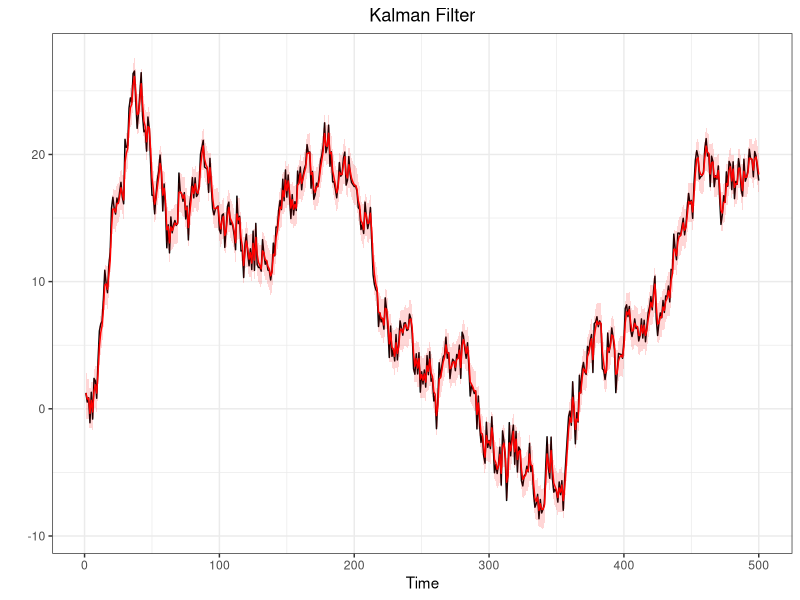

Write the R code that produced this figure. (Note: this script raises an error after producing the figure.)
#@@@@@@@@@@@@@@@@@@@@##
#SEQUENTIAL MONTECARLO#
#@@@@@@@@@@@@@@@@@@@@##
library(ggplot2)
q025=function(x){quantile(x,0.025)}
q975=function(x){quantile(x,0.975)}


#Generate a random walk plus noise
#---------------------------------
#n = sample dim
#sigma = obs noise variance
#tau = state noise variance
#x0 = init state

dlm.sim = function(n,sigma,tau,x0){
  x    = rep(0,n)  #state process
  y    = rep(0,n)  #obs process
  x[1] = rnorm(1,x0,tau)
  y[1] = rnorm(1,x[1],sigma)
  for (t in 2:n){
    x[t] = rnorm(1,x[t-1],tau)
    y[t] = rnorm(1,x[t],sigma)
  }
  return(list(x=x,y=y))
}

#Filtering, using data
#---------------------
#y = observed data

DLM = function(y,sigma2,tau2,m0,C0){
  n = length(y)
  m = rep(0,n)
  C = rep(0,n)
  for (t in 1:n){
    if (t==1){
      a = m0
      R = C0 + tau2
    }else{
      a = m[t-1]
      R = C[t-1] + tau2
    }
    A = R/(R+sigma2)
    m[t] = (1-A)*a + A*y[t]
    C[t] = A*sigma2
  }
  return(list(m=m,C=C))
}

#Generate a random walk plus noise
#---------------------------------
n=500
tau2=1
sigma2=1
sigma=sqrt(sigma2)
tau=sqrt(tau2)
x0=0

sim<-dlm.sim(n,sigma,tau,x0)
y<-sim$y
x<-sim$x

#Kalman Filter
#-------------
m0=0
C0=100
filtval<-DLM(y,sigma2,tau2,m0,C0)
m<-filtval$m
C<-filtval$C
Low = m + qnorm(0.025)*sqrt(C)
Up = m + qnorm(0.975)*sqrt(C)

#Put everything in a data frate (for ggplot)
timeframe<-c(1:length(y))
DLM.df<-data.frame(timeframe,y,x,m,C,Low,Up)

#Plots (observetions in black and filtered states in red)
ggplot(DLM.df,aes(x=timeframe))+
  geom_line(aes(y=y))+
  geom_line(aes(y=m),col="red")+
  geom_ribbon(aes(ymin = Low, ymax = Up),
              fill="red",alpha=0.16) +
  labs(x="Time",
       y="")+
  ggtitle("Kalman Filter")+
  theme_bw()+
  theme(plot.title = element_text(hjust = 0.5))

#Sequential Importance Sampling
#------------------------------
#This function produce sequential importance samples
#for Space state model that have linear gaussian state process
#y=data
#N=n°sample produced
#m0,c0,tau and sigma specified as above
#It returns xs,ws and ess which are respectively the filtered states
#the relative weight and the effective sample size for any period.

SISfun<-function(data,N,m0,C0,tau,sigma){
xs<-NULL
ws<-NULL
ess<-NULL
x  = rnorm(N,m0,sqrt(C0))
w  = rep(1/N,N)
for(t in 1:length(data)){
  x    = rnorm(N,x,tau)                   #sample from N(x_{0},tau)
  w    = w*dnorm(data[t],x,sigma)         #update weight
  wnorm= w/sum(w)                         #normalized weight
  ESS  = 1/sum(wnorm^2)                   #effective sample size
  draw = sample(x,size=N,replace=T,prob=wnorm)
  xs = rbind(xs,draw)
  ws = rbind(ws,wnorm)
  ess =rbind(ess,ESS)
}
return(list(xs=xs,ws=ws,ess=ess))
}
#Nota: il SIS così costruito (Chopin-Papastiliopoluos) 
#ha problemi con i pesi infatti wnorm dopo un po di iteraioni 
#è un vettore (0,0,...,0,1) dopodichè da errore

#post-estimation command: plot the filtered states
SISfilterplot<-function(data,sisfun){
  require(ggplot2)
  mx = apply(sisfun$xs,1,median)
  lx = apply(sisfun$xs,1,q025)
  ux = apply(sisfun$xs,1,q975)
  
  timeframe<-c(1:length(data))
  SIS.df<-data.frame(timeframe,data,mx,lx,ux)
  
  ggplot(SIS.df,aes(x=timeframe))+
    geom_line(aes(y=data))+
    geom_line(aes(y=mx),col="red")+
    geom_ribbon(aes(ymin = lx, ymax = ux),
                fill="red",alpha=0.16) +
    labs(x="Time",
         y="")+
    ggtitle("SIS filter")+
    theme_bw()+
    theme(plot.title = element_text(hjust = 0.5))
}



#Sequential Importance Sampling with Resampling
#----------------------------------------------
SISRfun<-function(data,N,m0,C0,tau,sigma){
ws  = NULL
xs  = NULL
ess = NULL
x   = rnorm(N,m0,sqrt(C0))
w   = rep(1/N,N)
n   = length(data)
for (t in 1:n){
  x1  = rnorm(N,x,tau)
  w   = dnorm(data[t],x1,sigma)
  w   = w/sum(w)
  ESS = 1/sum(w^2)
  x   = sample(x1,size=N,replace=T,prob=w)
  xs  = rbind(xs,x)
  ws  = rbind(ws,w/sum(w))
  ess = c(ess,ESS)
}
return(list(xs=xs,ws=ws,ess=ess))
}
#again a post estimation command
SISRfilterplot<-function(data,sisrfun){
  require(ggplot2)
  mx = apply(sisrfun$xs,1,median)
  lx = apply(sisrfun$xs,1,q025)
  ux = apply(sisrfun$xs,1,q975)
  
  timeframe<-c(1:length(data))
  SIS.df<-data.frame(timeframe,data,mx,lx,ux)
  
  ggplot(SIS.df,aes(x=timeframe))+
    geom_line(aes(y=data))+
    geom_line(aes(y=mx),col="red")+
    geom_ribbon(aes(ymin = lx, ymax = ux),
                fill="red",alpha=0.16) +
    labs(x="Time",
         y="")+
    ggtitle("SISR filter")+
    theme_bw()+
    theme(plot.title = element_text(hjust = 0.5))
}

#ESS-based Adaptive Resampling
#-----------------------------
g<-ESSARfun(y,1000,0,100,1,1)
s<-SISRfun(y,1000,0,100,1,1)
ESSARfun<-function(data,N,m0,C0,tau,sigma){
  xs<-NULL
  ws<-NULL
  ess<-NULL
  x  = rnorm(N,m0,sqrt(C0))
  w  = rep(1/N,N)
  wnorm= w/sum(w)
  ESS  = 1/sum(wnorm^2)  
  for(t in 1:length(data)){
   
     if(ESS<(N/2)){
      x  =  rnorm(N,draw,tau)
      w   = dnorm(data[t],x,sigma)
      wnorm= w/sum(w)
      draw   = sample(x,size=N,replace=T,prob=wnorm)
      xs = rbind(xs,draw)
    }else{
      x    = rnorm(N,x,tau) 
      w    = w*dnorm(data[t],x,sigma)
      wnorm= w/sum(w)
      draw = sample(x,size=N,replace=T,prob=wnorm)
      xs = rbind(xs,draw)}
    
    ESS  = 1/sum(wnorm^2)  
    ws = rbind(ws,wnorm)
    ess =rbind(ess,ESS)
  }
  return(list(xs=xs,ws=ws,ess=ess))
}

#ESS-based adaptive resampling specificato da libro Petris
#---------------------------------------------------------
BPFfun<-function(data,N,m0,C0,tau,sigma){
  xs<-NULL
  ws<-NULL
  ess<-NULL
  x  = rnorm(N,m0,sqrt(C0))
  w  = rep(1/N,N)
  for(t in 1:length(data)){
    
    x    = rnorm(N,x,tau) 
    w    = w*dnorm(data[t],x,sigma)
    wnorm= w/sum(w)
    ESS  = 1/sum(wnorm^2)  
    
    if(ESS<(N/2)){
      index<-sample(N,size=N,replace=T,prob=wnorm)
      x<-x[index]
      w<-rep(1/N,N)
      wnorm= w/sum(w)
    }else{}
    
    draw   = sample(x,size=N,replace=T,prob=wnorm)
      
    xs = rbind(xs,draw)
    ws = rbind(ws,wnorm)
    ess =rbind(ess,ESS)
  }
  return(list(xs=xs,ws=ws,ess=ess))
}

b<-BPFfun(y,1000,0,100,1,1)
Filterplot(y,b,title="")

#Auxiliary Particle Filter
#-------------------------
APFfun<-function(data,N,m0,C0,tau,sigma){
  ws  = NULL
  xs  = NULL
  ess = NULL
  x   = rnorm(N,m0,sqrt(C0))
  w   = rep(1/N,N)
  for (t in 1:n){
    w0  = dnorm(y[t],x,sigma)
    k   = sample(1:N,size=N,replace=TRUE,prob=w0)
    x1  = rnorm(N,x[k],tau)
    lw  = dnorm(y[t],x1,sigma,log=TRUE)-dnorm(y[t],x[k],sigma,log=TRUE)
    w   = exp(lw-max(lw))
    w   = w/sum(w)
    ESS = 1/sum(w^2)
    x   = sample(x1,size=N,replace=T,prob=w)
    xs  = rbind(xs,x)
    ws  = rbind(ws,w/sum(w))
    ess = c(ess,ESS)
  }
  return(list(xs=xs,ws=ws,ess=ess))
}
#again a post estimation command
SISRplot<-function(data,sisrfun){
  require(ggplot2)
  mx = apply(sisrfun$xs,1,median)
  lx = apply(sisrfun$xs,1,q025)
  ux = apply(sisrfun$xs,1,q975)
  
  timeframe<-c(1:length(data))
  SIS.df<-data.frame(timeframe,data,mx,lx,ux)
  
  ggplot(SIS.df,aes(x=timeframe))+
    geom_line(aes(y=data))+
    geom_line(aes(y=mx),col="red")+
    geom_ribbon(aes(ymin = lx, ymax = ux),
                fill="red",alpha=0.16) +
    labs(x="Time",
         y="")+
    ggtitle("SISR filter")+
    theme_bw()+
    theme(plot.title = element_text(hjust = 0.5))
}

#Filtervalues is a function that computes the mean
#and the variance of a SISR already estimated (post estimation command)
Filtervalues<-function(fun){
  xhat<-sapply(1:n,function(i)
    weighted.mean(fun$xs[i,],fun$ws[i,]))
  sdhat<-sapply(1:n,function(i)
    sqrt(weighted.mean((fun$xs[i,]-xhat[i])^2,fun$ws[i,])))
  
  return(list(mean=xhat,sd=sdhat))
  
}
#Example of Comparison (do in GGPLOT if possible)
h<-SISRfun(y,N,m0,C0,tau,sigma)
Var<-Filtervalues(h)$var
plot(sqrt(C),type="l",ylim=c(0.4,1))
par(new=T)
plot(Var,type="l",col="red",ylim=c(0.4,1))

#Filterplot is a function similar to Filtervalues 
#returning plots of median and quantiles
Filterplot<-function(data,fun,title){
  require(ggplot2)
  mx = apply(fun$xs,1,median)
  lx = apply(fun$xs,1,q025)
  ux = apply(fun$xs,1,q975)
  
  timeframe<-c(1:length(data))
  df<-data.frame(timeframe,data,mx,lx,ux)
  
  ggplot(df,aes(x=timeframe))+
    geom_line(aes(y=data))+
    geom_line(aes(y=mx),col="red")+
    geom_ribbon(aes(ymin = lx, ymax = ux),
                fill="red",alpha=0.16) +
    labs(x="Time",
         y="")+
    ggtitle(title)+
    theme_bw()+
    theme(plot.title = element_text(hjust = 0.5))
}
